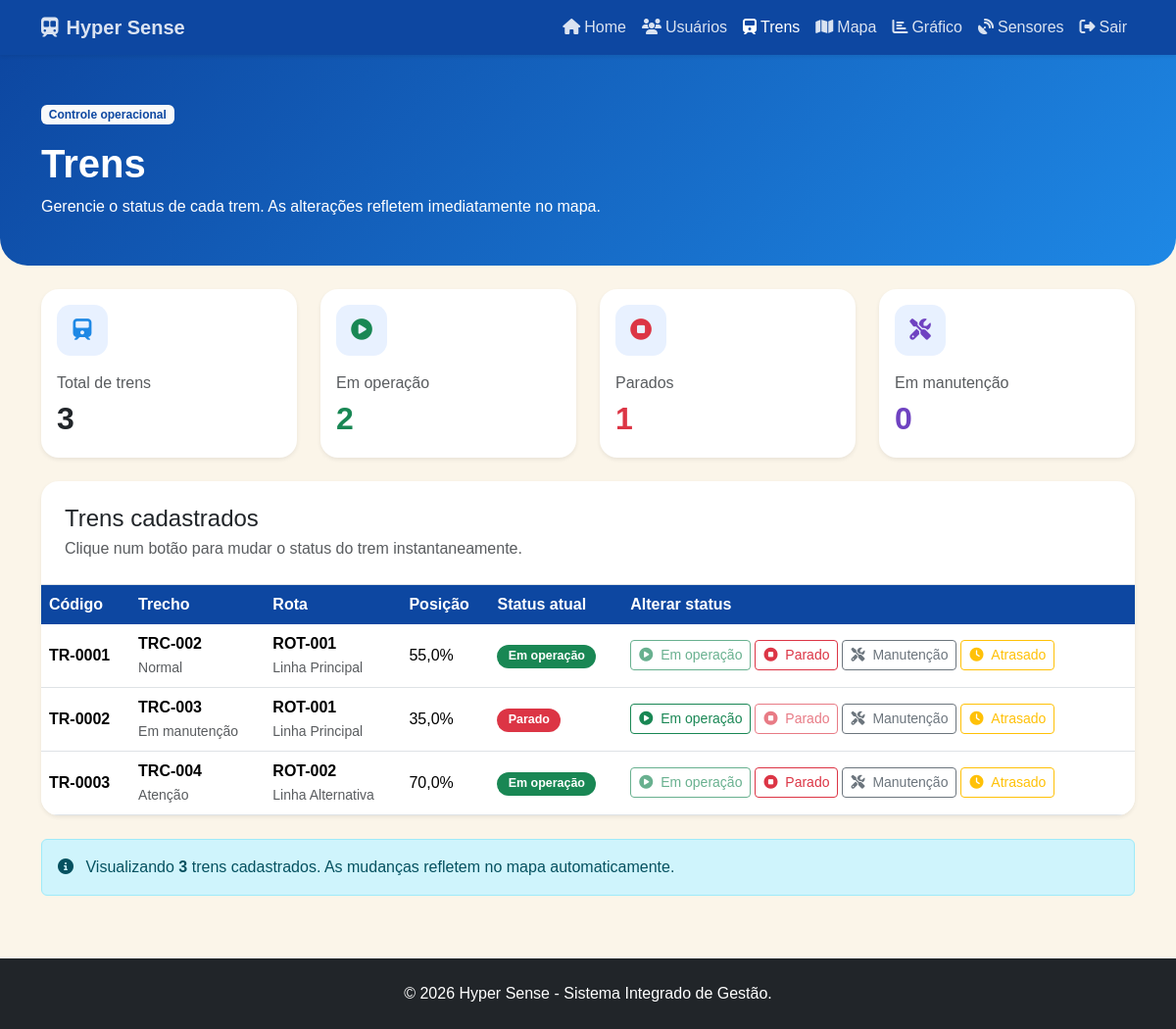
Before: /Tela/trens.php (signed in) with the older database file.
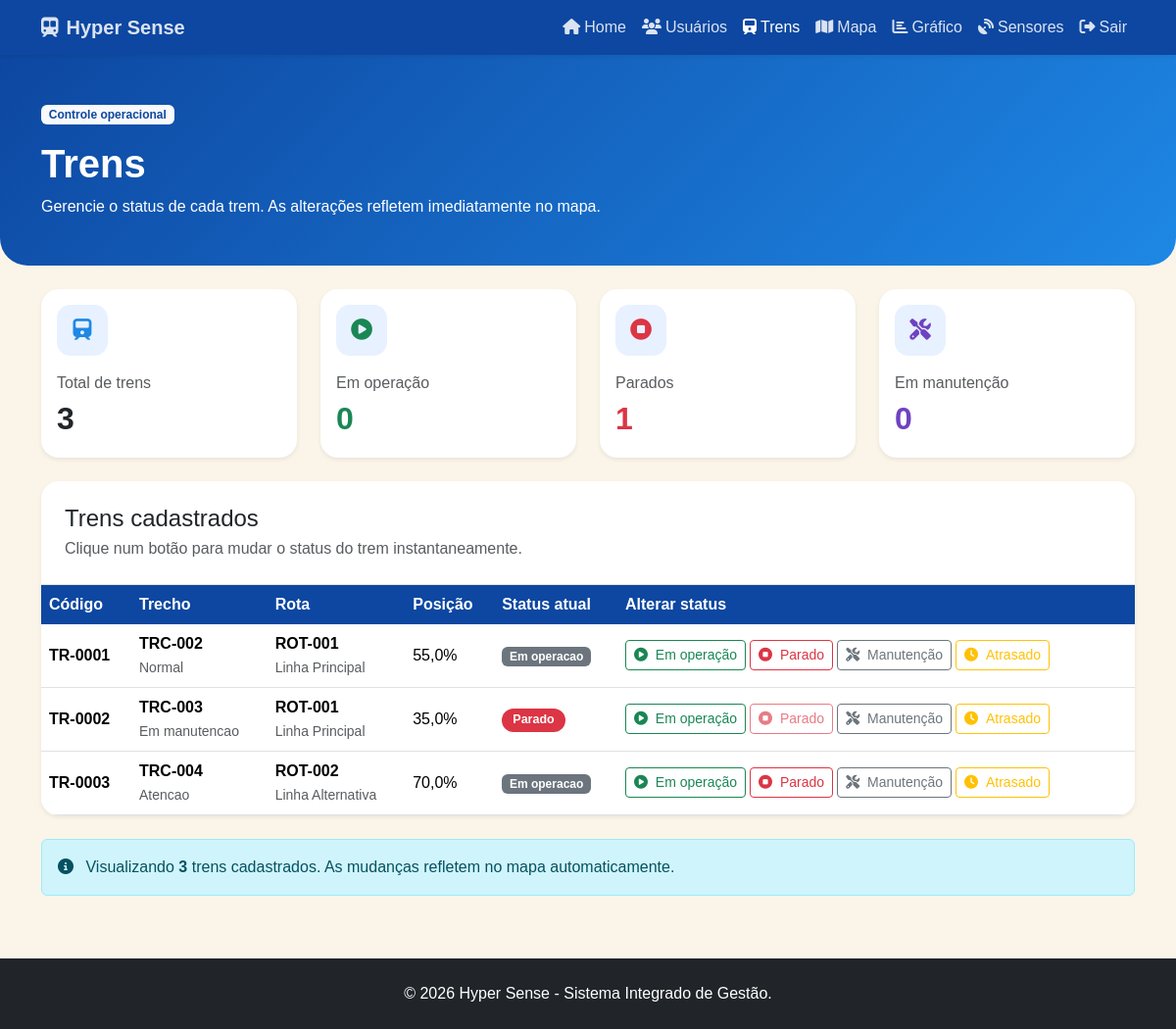
After: the same page with the newer database file.
### tables this page shows
CREATE TABLE trens (
    id INT AUTO_INCREMENT PRIMARY KEY,
    codigo VARCHAR(20) NOT NULL UNIQUE,
    status VARCHAR(30) NOT NULL DEFAULT 'Em operacao',
    trecho_id INT NULL,
    rota_id INT NULL,
    posicao_percentual DECIMAL(5,2) NOT NULL DEFAULT 50,
    CONSTRAINT fk_trem_trecho FOREIGN KEY (trecho_id) REFERENCES trechos(id) ON DELETE SET NULL,
    CONSTRAINT fk_trem_rota FOREIGN KEY (rota_id) REFERENCES rotas(id) ON DELETE SET NULL
);

### Tela/trens.php (the view, shortened to what the changed rows need)
<?php
require_once "../infra/conexao.php";
$sql = "
    SELECT
        t.id,
        t.codigo,
        t.status,
        t.trecho_id,
        t.rota_id,
        t.posicao_percentual,
        COALESCE(tr.codigo, '—') AS trecho_codigo,
        COALESCE(tr.status, '—')  AS trecho_status,
        COALESCE(r.codigo, '—')   AS rota_codigo,
        COALESCE(r.nome, '—')     AS rota_nome
    FROM trens t
    LEFT JOIN trechos tr ON tr.id = t.trecho_id
    LEFT JOIN rotas   r  ON r.id  = t.rota_id
    ORDER BY t.codigo
";
$resultado = $conexao->query($sql);
$trens = [];
if ($resultado) {
    while ($linha = $resultado->fetch_assoc()) {
        $trens[] = $linha;
    }
}
$emOperacao = 0;
$parados    = 0;
foreach ($trens as $trem) {
    switch ($trem['status']) {
        case 'Em operação':   $emOperacao++; break;
        case 'Parado':        $parados++;    break;
    }
}
function classeBadgeTrem(string $status): string {
    switch ($status) {
        case 'Em operação':   return 'badge-status-em-operacao';
        case 'Parado':        return 'badge-status-parado';
        default:              return 'bg-secondary';
    }
}
function e($valor): string {
    return htmlspecialchars((string)($valor ?? ''), ENT_QUOTES, 'UTF-8');
}
?>
<!DOCTYPE html>
<html lang="pt-BR">
<head>
    <link href="https://cdn.jsdelivr.net/npm/bootstrap@5.3.3/dist/css/bootstrap.min.css" rel="stylesheet">
    <link href="https://cdnjs.cloudflare.com/ajax/libs/font-awesome/6.5.2/css/all.min.css" rel="stylesheet">
    <link rel="stylesheet" href="../Css/style.css">
</head>
<body>
<header class="page-header py-5 mb-4">
    <div class="container">
        <h1 class="fw-bold">Trens</h1>
    </div>
</header>
<main class="container pb-5">
    <div class="row g-4 mb-4">
        <div class="col-md-3">
            <div class="card sensor-card shadow-sm h-100">
                <div class="card-body">
                    <div class="sensor-icon mb-3 text-success"><i class="fas fa-circle-play"></i></div>
                    <div class="text-muted">Em operação</div>
                    <div class="fs-2 fw-bold text-success"><?= $emOperacao ?></div>
                </div>
            </div>
        </div>
    </div>
    <div class="card border-0 shadow-sm table-wrap">
        <div class="card-body p-0">
            <div class="p-4 border-bottom">
                <h2 class="h4 mb-1">Trens cadastrados</h2>
            </div>
            <div class="table-responsive">
                <table class="table table-hover mb-0 align-middle">
                    <thead>
                        <tr>
                            <th>Código</th>
                            <th>Trecho</th>
                            <th>Rota</th>
                            <th>Posição</th>
                            <th>Status atual</th>
                            <th style="min-width: 340px;">Alterar status</th>
                        </tr>
                    </thead>
                    <tbody>
                    <?php if (!$trens): ?>
                        <tr>
                            <td colspan="6" class="text-center py-5 text-muted">Nenhum trem cadastrado.</td>
                        </tr>
                    <?php else: ?>
                        <?php foreach ($trens as $trem): ?>
                            <tr>
                                <td class="fw-bold"><?= e($trem['codigo']) ?></td>
                                <td>
                                    <span class="fw-semibold"><?= e($trem['trecho_codigo']) ?></span>
                                    <?php if ($trem['trecho_status'] !== '—'): ?>
                                        <br><small class="text-muted"><?= e($trem['trecho_status']) ?></small>
                                    <?php endif; ?>
                                </td>
                                <td>
                                    <span class="fw-semibold"><?= e($trem['rota_codigo']) ?></span>
                                    <br><small class="text-muted"><?= e($trem['rota_nome']) ?></small>
                                </td>
                                <td><?= number_format((float)$trem['posicao_percentual'], 1, ',', '.') ?>%</td>
                                <td>
                                    <span class="badge <?= e(classeBadgeTrem($trem['status'])) ?>">
                                        <?= e($trem['status']) ?>
                                    </span>
                                </td>
                                <td>
                                    <form method="post" class="d-flex flex-wrap gap-1">
                                        <?php
                                            $opcoes = [
                                                ['valor' => 'Em operação',   'label' => 'Em operação',   'icone' => 'fa-circle-play',         'classe' => 'success'],
                                                ['valor' => 'Parado',        'label' => 'Parado',        'icone' => 'fa-circle-stop',         'classe' => 'danger'],
                                                ['valor' => 'Em manutenção', 'label' => 'Manutenção',    'icone' => 'fa-screwdriver-wrench',  'classe' => 'secondary'],
                                                ['valor' => 'Atrasado',      'label' => 'Atrasado',      'icone' => 'fa-clock',               'classe' => 'warning'],
                                            ];
                                        ?>
                                        <?php foreach ($opcoes as $opcao): ?>
                                            <button
                                                type="submit"
                                                name="status"
                                                value="<?= e($opcao['valor']) ?>"
                                                class="btn btn-sm btn-outline-<?= e($opcao['classe']) ?> <?= $trem['status'] === $opcao['valor'] ? 'active' : '' ?>"
                                                <?= $trem['status'] === $opcao['valor'] ? 'disabled' : '' ?>
                                                title="<?= e($opcao['valor']) ?>">
                                                <i class="fas <?= e($opcao['icone']) ?>"></i>
                                                <span class="d-none d-lg-inline ms-1"><?= e($opcao['label']) ?></span>
                                            </button>
                                        <?php endforeach; ?>
                                    </form>
                                </td>
                            </tr>
                        <?php endforeach; ?>
                    <?php endif; ?>
                    </tbody>
                </table>
            </div>
        </div>
    </div>
</main>
</body>
</html>

Changed rows visible on the page:
changed trens "TR-0001": status "Em operação" → "Em operacao"
computed for trens "TR-0002": trecho_status "Em manutenção" → "Em manutencao"
changed trens "TR-0003": trecho_status "Atenção" → "Atencao"; status "Em operação" → "Em operacao"
Other visible differences:
$emOperacao: "2" → "0"
